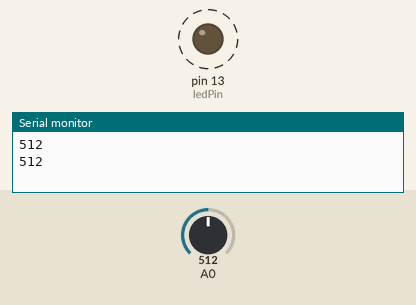
Simulated run of this sketch. Board: Arduino Uno, built with avr-gcc and run on an emulated ATmega328P. Shown: output pins drawn as LEDs (lit = HIGH), the last lines printed to the serial monitor. Dashed ring = blinking. Inputs (shaded band) come from the test bench; at power-on: A0 = 512.

Above: at 1.8 s.
1.9 s: A0 set to 306
At 2.2 s:
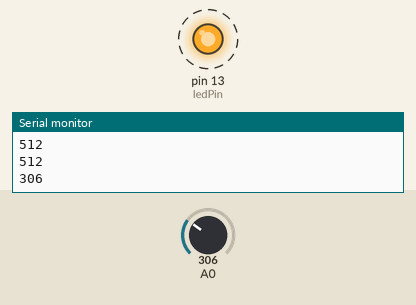
5.4 s: A0 set to 122
At 5.56 s:
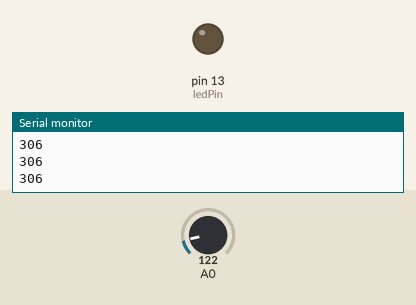
Timing chart, 0 to 14.9 s (numbered marks = the images above; inputs shaded):
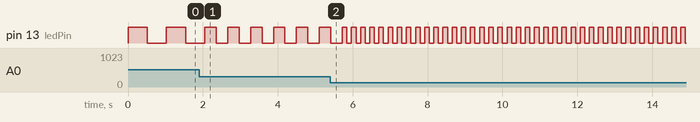

The sketch:

BlinkLED-Knob-Serial.ino
```cpp
int ledPin = 13;

void setup() {
  pinMode(ledPin, OUTPUT);
  Serial.begin(9600);
}

void loop() {
  int knob = analogRead(A0);
  Serial.println(knob);
  digitalWrite(ledPin, HIGH);
  delay(knob);
  digitalWrite(ledPin, LOW);
  delay(knob);
}
```

Measured:
- after the input at 1.9 s, pin 13 (ledPin): alternates HIGH for 0.31 s and LOW for 0.31 s, starting after 0.46 s
- by itself, pin 13 (ledPin): alternates HIGH for 0.51 s and LOW for 0.51 s
